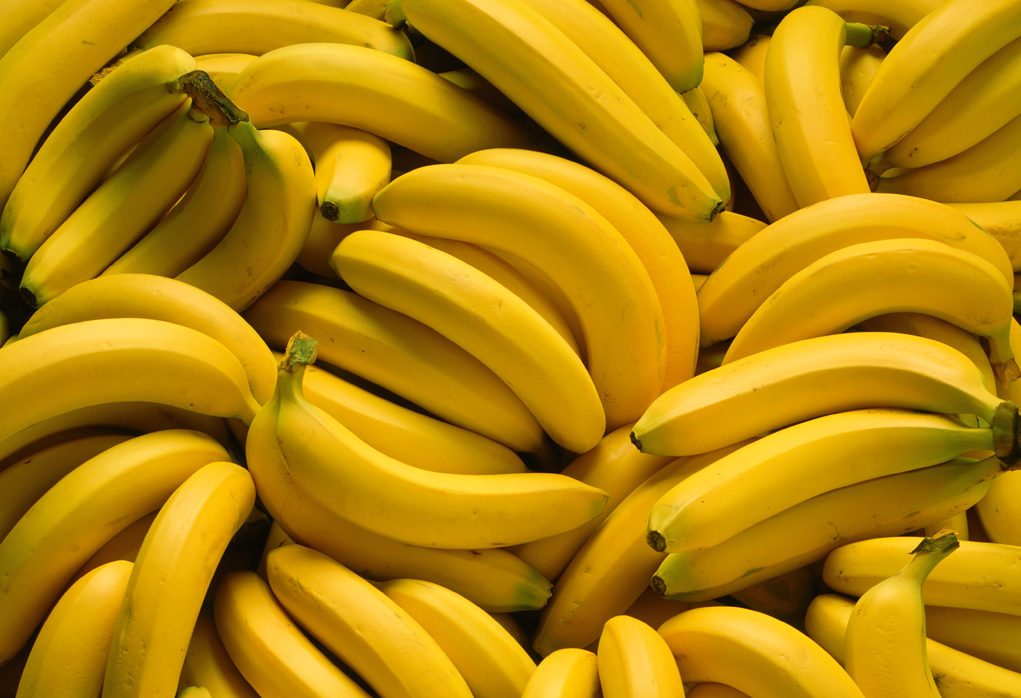
#> input picture Chapter 6/banana.png, 1021 x 698 px
$ python splitting_and_merging.py --image banana.png
#> lines starting #> are read from the running program, lines starting #| are printed output that depends on the picture
import numpy as np
import argparse
import cv2

ap = argparse.ArgumentParser()
ap.add_argument("-i", "--image", required = True, help = "Path to the image")
args = vars(ap.parse_args())

image = cv2.imread(args["image"])
#> image is the input picture: shape (698, 1021, 3); mean B, G, R 9.2, 132.6, 179
#Split image into channels
(B, G, R) = cv2.split(image)
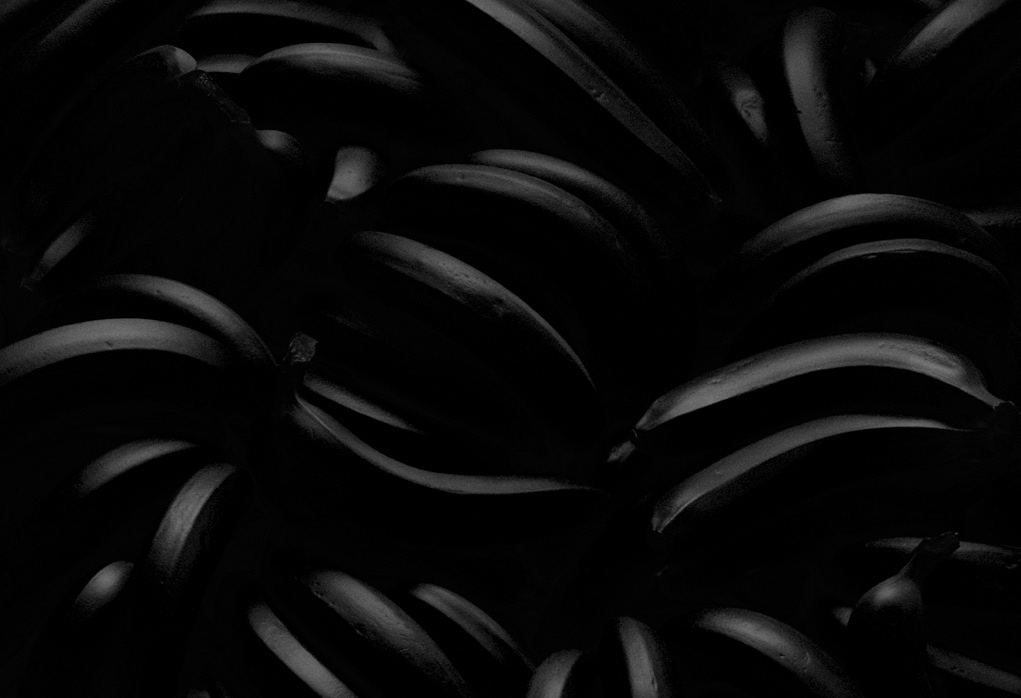
#> B: shape (698, 1021); min 0, max 120, mean 9.2
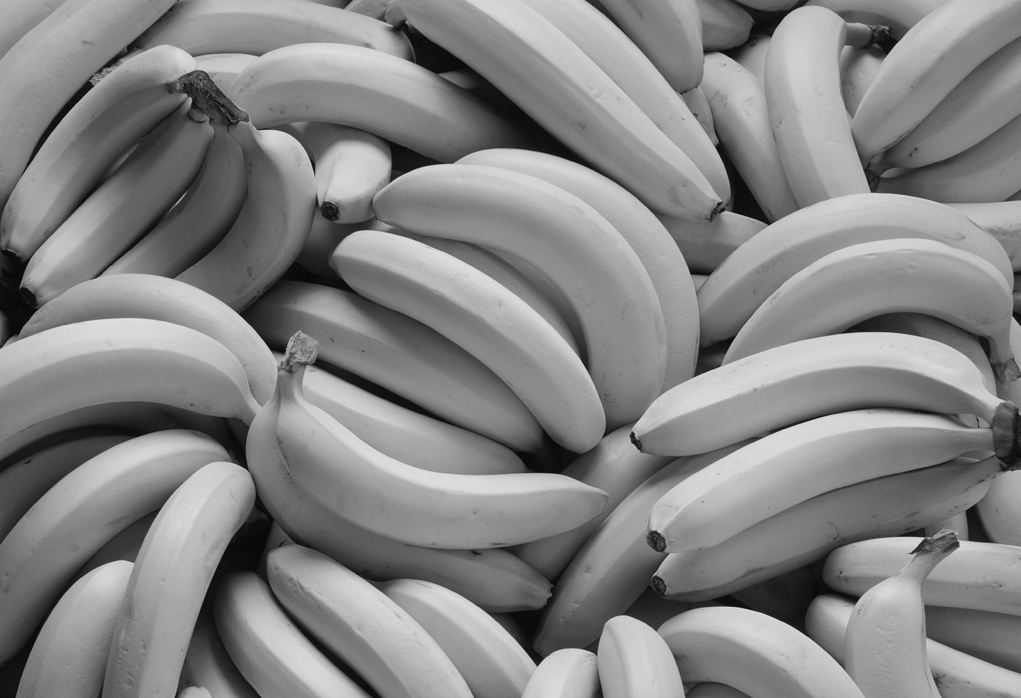
#> G: shape (698, 1021); min 5, max 226, mean 132.6
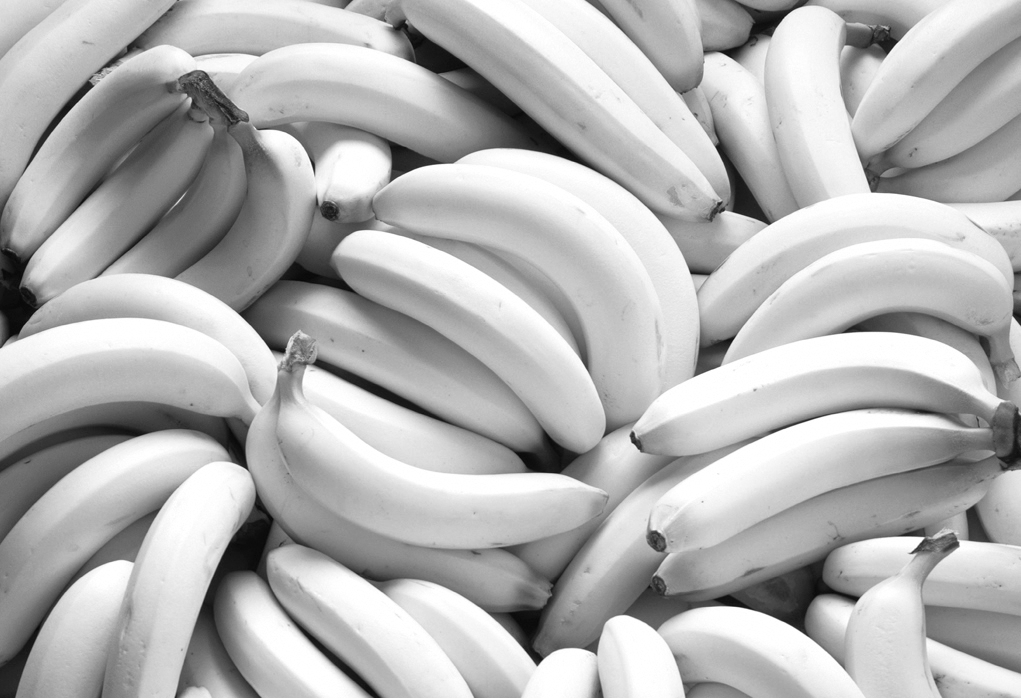
#> R: shape (698, 1021); min 8, max 255, mean 179

cv2.imshow("Red ", R)
cv2.waitKey(0)
cv2.imshow("Green", G)
cv2.waitKey(0)
cv2.imshow("Blue", B)
cv2.waitKey(0)

#Merge channels
merged = cv2.merge([B, G, R])
cv2.imshow("Merged", merged)
cv2.waitKey(0)
#Close all windows
cv2.destroyAllWindows()

#Make numpy array of zeros with same dimensions as image
zeros = np.zeros(image.shape[:2], dtype = "uint8")
#Set B & G channels to zeros
cv2.imshow("Red", cv2.merge([zeros, zeros, R]))
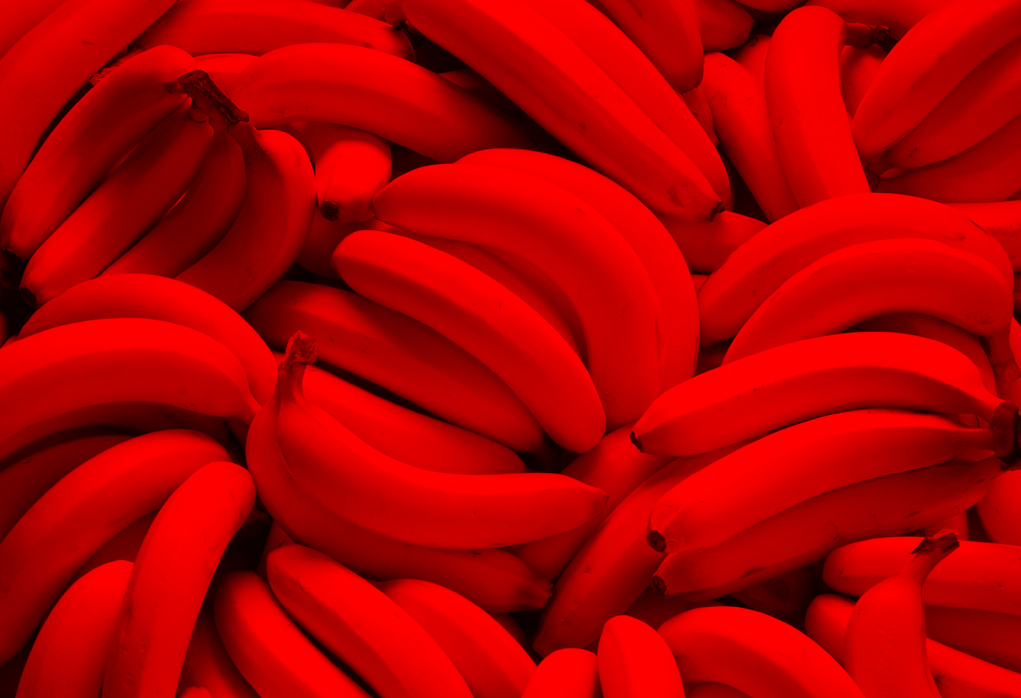
#> window 'Red': shape (698, 1021, 3); mean B, G, R 0, 0, 179
cv2.waitKey(0)
#Set B & R channels to zeros
cv2.imshow("Green", cv2.merge([zeros, G, zeros]))
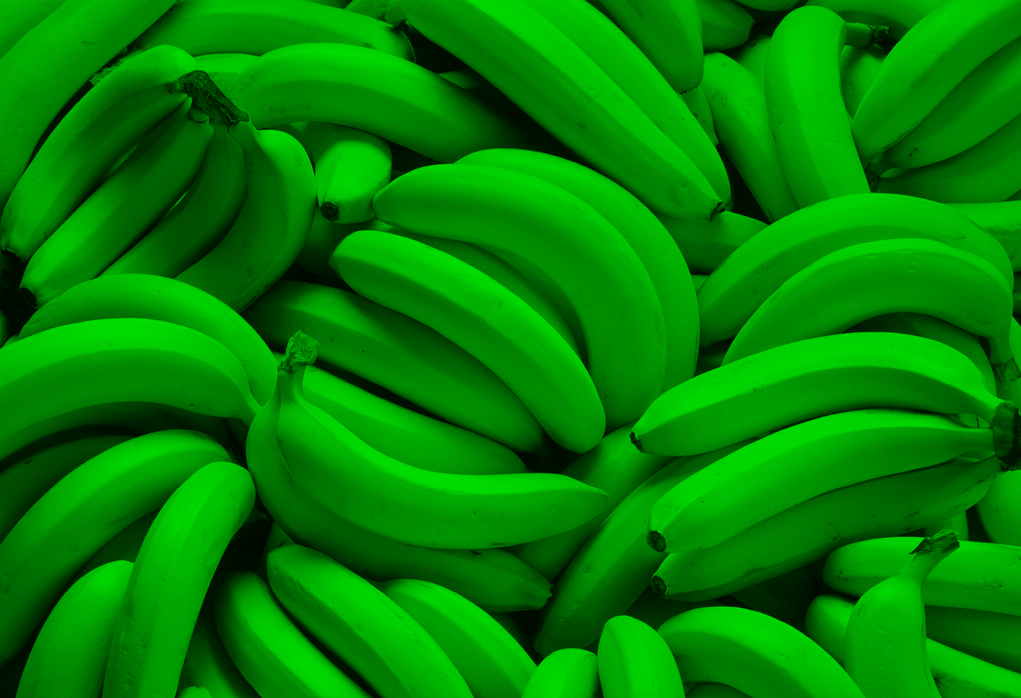
#> window 'Green': shape (698, 1021, 3); mean B, G, R 0, 132.6, 0
cv2.waitKey(0)
#Set R & G channels to zeros
cv2.imshow("Blue", cv2.merge([B, zeros, zeros]))
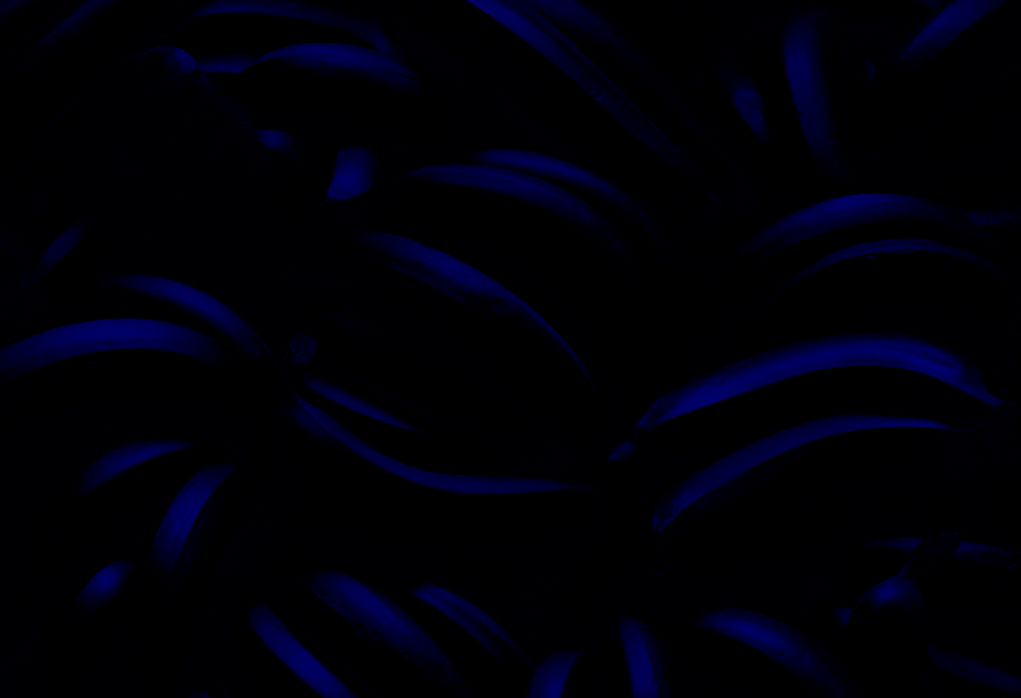
#> window 'Blue': shape (698, 1021, 3); mean B, G, R 9.2, 0, 0
cv2.waitKey(0)
